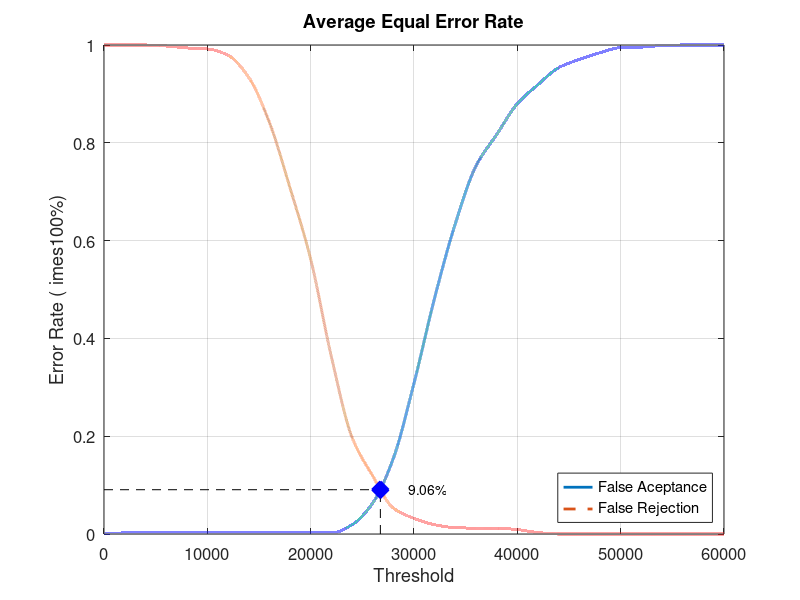
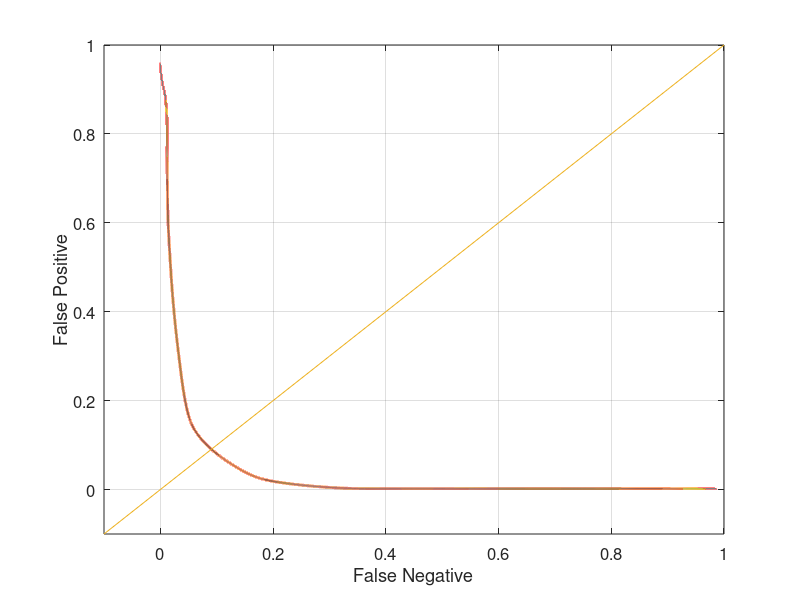

The MATLAB script that drew these images, in order:
close all;
clear;
clc;
x = 0:2000:60000;
xq = 0:0.5:60000;

y0 = [0 0.00210526 0.00210526 0.00210526 0.00210526 0.00210526 0.00210526 0.00210526 0.00210526 0.00210526 0.00210526 0.00210526 0.0189474 0.0631579 0.154737 0.308421 0.483158 0.634737 0.752632 0.816842 0.88 0.918947 0.953684 0.970526 0.984211 0.994737 0.99579 0.998947 1 1 1]
yy0 = interp1(x, y0, xq, 'pchip');
y1 = [1 1 1 0.998 0.994 0.992 0.979 0.934 0.842 0.708 0.562 0.363 0.198 0.119 0.053 0.032 0.019 0.013 0.012 0.012 0.009 0.003 0 0 0 0 0 0 0 0 0]
yy1 = interp1(x, y1, xq, 'pchip');

% Calculating EER: 
y2 = abs(y0 - y1);
find(y2 == min(y2))
yy2 = abs(yy0 - yy1);
xEER = find(yy2 == min(yy2));
xEERIndex = xq(xEER) % X-axis EER
yEER = yy0(xEER) % Y-axis EER

main = figure
plot(xq, yy0,'-','LineWidth', 2);	hold on
plot(xq, yy1,'--','LineWidth', 2);	hold on
plot([xEERIndex xEERIndex], [0 yEER], 'k--');	hold on
plot([0 xEERIndex], [yEER yEER], 'k--');	hold on
plot(xEERIndex, yEER, 'bx', 'LineWidth', 10);	hold on
text(xEERIndex + 10 * xEERIndex / 100, yEER, [num2str(round((10000 * yEER)) / 100) '%'])
legend('False Aceptance', 'False Rejection', 'Location', 'SouthEast')
xlabel('Threshold')
ylabel('Error Rate (	imes100%)')
title('Average Equal Error Rate')
set(gca, 'FontSize', 12)
axis([0 60000 0 1])
grid on

print(main, 'Database1AverageMain', '-dpng');
FNRxFPR = figure('Color', [1 1 1]);
plot(yy1, yy0, '-', yy1, yy0, 'LineWidth', 2);
hold on
y = -0.1:0.1:1
plot(y, y); 
set(gca, 'FontSize', 12)
xlabel('False Negative')
ylabel('False Positive')
axis([-0.1 1 -0.1 1])
set(gca, 'FontSize', 12)
grid on

print(FNRxFPR, 'Database1AverageFNRxFPR','-dpng');
